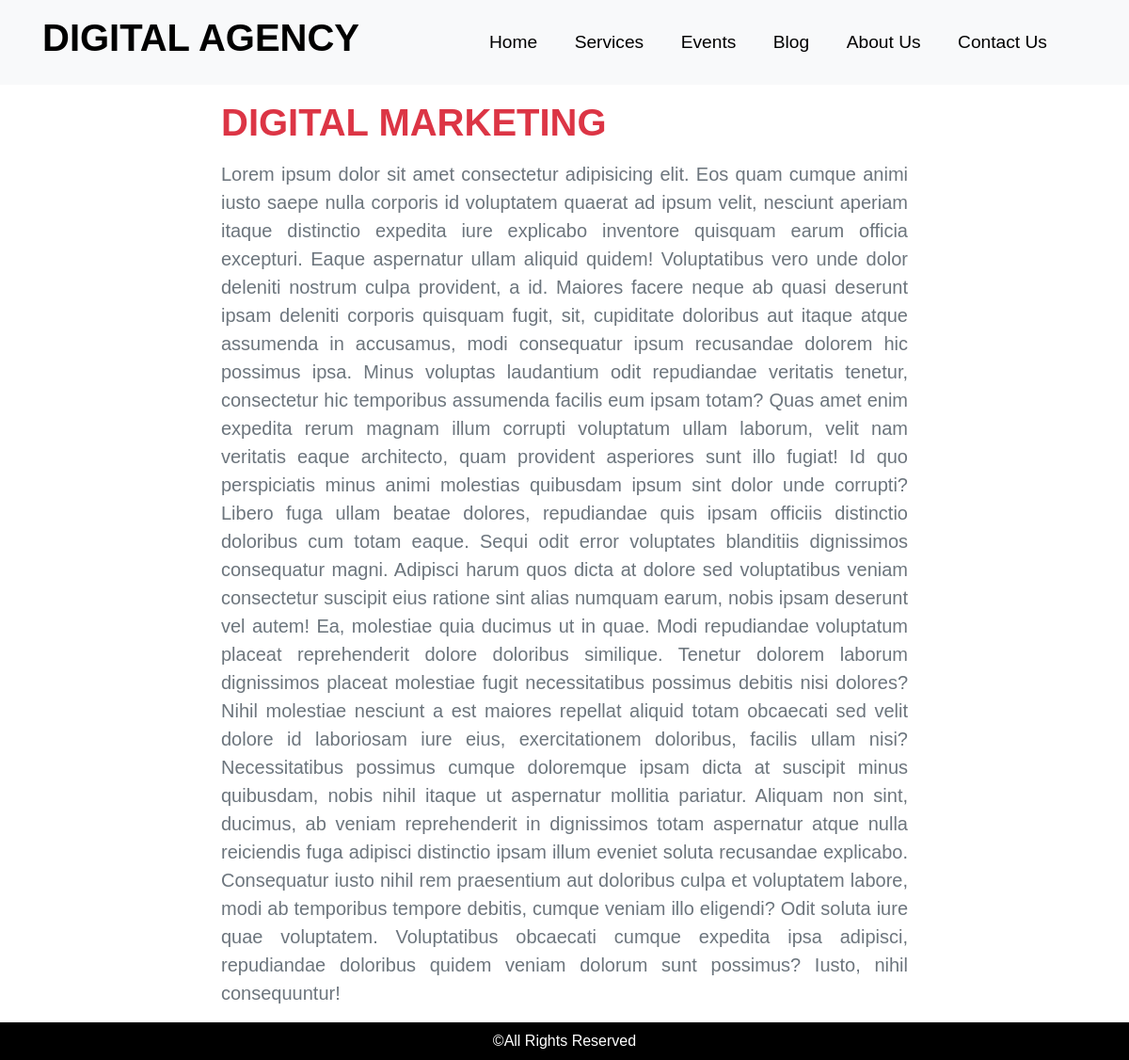
The page /show_services.php?ref=2 on the database its author committed.
### tables this page shows
CREATE TABLE `services` (
  `id` int(10) NOT NULL,
  `name` text NOT NULL,
  `detail` text NOT NULL
);

### show_services.php (the view, shortened to what this page needs)
<?php
    require_once ('db.php');
    $ref = $_REQUEST['ref'];
?>
<!DOCTYPE html>
<html lang="en">
<head>
    <link rel="stylesheet" href="css/bootstrap.min.css">
    <link rel="stylesheet" href="css/style.css">
</head>
<body>
   <header class="py-3 bg-light" id="header">
        <div class="container">
            <div class="row">
                <div class="col-md-5">
                    <h1 class="text-uppercase font-weight-bold"><a href="index.html">digital agency</a></h1>
                </div>
                <div class="col-md-7" id="menus">
                    <ul class=" text-capitalize">
                        <li class="list" id="list-gap"><a href="index.php">home</a></li>
                        <li class="list"><a href="services.php" class="gap">services</a></li>
                        <li class="list"><a href="event.php" class="gap">events</a></li>
                        <li class="list"><a href="blog.php" class="gap">blog<a></li>
                        <li class="list"><a href="about.php" class="gap">about us</a></li>
                        <li class="list"><a href="contact.php" class="gap">contact us</a></li>
                    </ul>
                </div>
            </div>
        </div>
    </header>
    <div class="container">
        <div class="row">
        <?php
        $q = "SELECT * FROM services WHERE id = '$ref'";
        $query = mysqli_query($db, $q);
        $num = mysqli_num_rows($query);
        if($num > 0)
        {
            while($s = mysqli_fetch_assoc($query)) {
        ?>
        <div class="col-8 mx-auto">
        <h1 class="text-left text-uppercase text-danger my-3 font-weight-bold">
        <?php echo $s['name']; ?></h1>
        <p class="lead text-justify text-muted"><?php echo $s['detail']; ?></p>
        </div>
        <?php
            }
        }
        ?>
        </div>
        </div>
         <section id="footer">
            <p class="text-capitalize text-white text-center">&copy;all rights reserved</p>
        </section>
    </body>
    </html>

### css/style.css (style rules this page uses)
* { margin: 0; padding: 0; box-sizing: border-box; }
body { font-family: sans-serif; }
#header h1 a { text-decoration: none;color: black; }
#header ul { margin: 0px;padding: 0px; }
#header ul li { display: inline-block; line-height: 3.0;list-style-type: none; }
#header ul li a { text-decoration: none; color: black;font-size: 1.2rem; }
#header .gap { padding-left: 35px; }
#footer { background: black;height: 40px;overflow: hidden; }
#footer p { line-height: 2.5; }

### rows shown on the page
services: name "DIGITAL MARKETING", detail "Lorem ipsum dolor sit amet consectetur adipisicing elit. Eos quam cumque animi iusto saepe nulla corporis id voluptatem quaerat ad ipsum velit, nesciunt aperiam itaque distinctio expedita iure explicabo inventore quisquam earum officia excepturi. Eaque aspernatur ullam aliquid quidem! Voluptatibus vero unde dolor deleniti nostrum culpa provident, a id. Maiores facere neque ab quasi deserunt ipsam deleniti corporis quisquam fugit, sit, cupiditate doloribus aut itaque atque assumenda in accusamus, modi consequatur ipsum recusandae dolorem hic possimus ipsa. Minus voluptas laudantium odit repudiandae veritatis tenetur, consectetur hic temporibus assumenda facilis eum ipsam totam? Quas amet…"
